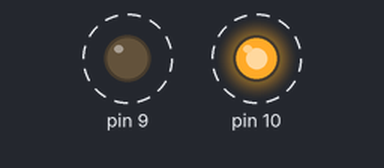
Simulated run of this sketch. Board: Arduino Uno, built with avr-gcc and run on an emulated ATmega328P. Shown: output pins drawn as LEDs (lit = HIGH). Dashed ring = blinking.

Above: at 0.2 s.
Timing chart, 0 to 3.0 s (numbered marks = the images above):
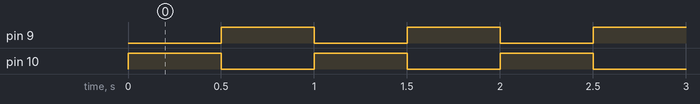

Measured:
- by itself, pin 9, pin 10: alternates HIGH for 0.50 s and LOW for 0.50 s

The sketch:

delay500red_greenLight.ino
```cpp
void setup() {
  pinMode(10, OUTPUT);
  pinMode(9,OUTPUT);
}

void loop() {
  digitalWrite(10,HIGH);
  digitalWrite(9,LOW);
  delay (500);
  digitalWrite(10,LOW);
  digitalWrite(9,HIGH);
  delay(500);
}
```
